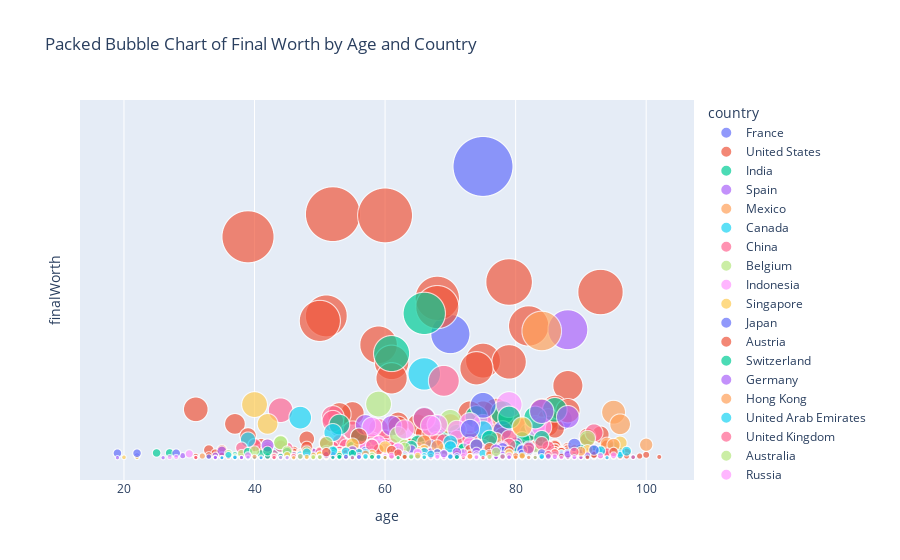

Notebook source saved alongside this figure:
### Code cell
import plotly.express as px
import pandas as pd

# Create the packed bubble chart
fig = px.scatter(df, 
                 x='age', 
                 y='finalWorth',  # Dummy y-axis since plotly does not directly support packed bubbles
                 size='finalWorth', 
                 color='country', 
                 hover_name='uri', 
                 size_max=60,
                 title='Packed Bubble Chart of Final Worth by Age and Country')

# Customize the layout to hide the dummy y-axis
fig.update_layout(yaxis=dict(showticklabels=False, showgrid=False, zeroline=False))

# Show the plot
fig.show()
